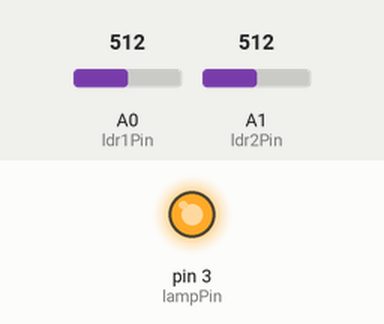
Simulated run of this sketch. Board: Arduino Uno, built with avr-gcc and run on an emulated ATmega328P. On the bench: output pins drawn as LEDs (lit = HIGH). The inputs (shaded band) are chosen by the test bench; at power-on: A0 (ldr1Pin) = 512, A1 (ldr2Pin) = 512. What the sketch prints to the serial monitor is not drawn.

Above: at 2.5 s.
At 6.0 s:
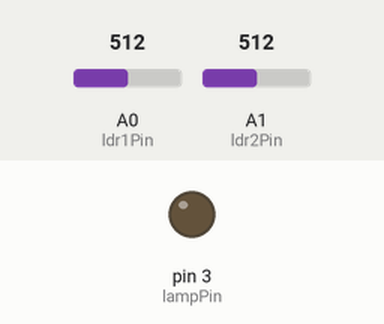
Timing chart, 0 to 10.1 s (numbered marks = the images above):
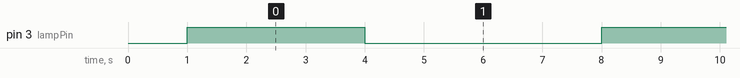

The sketch:

bulb_decided.ino
```cpp
const int lampPin = 3;  // 控制灯泡的数字口（连接 MOSFET gate）
const int ldr1Pin = A0; // LDR1
const int ldr2Pin = A1; // LDR2

void setup() {
  pinMode(lampPin, OUTPUT);
  digitalWrite(lampPin, LOW); // 初始关闭灯泡
  Serial.begin(9600);
  delay(1000);
  Serial.println("开始测试灯泡对LDR的影响...");
}

void loop() {
  // 点亮灯泡
  digitalWrite(lampPin, HIGH);
  delay(1000); // 给灯泡一个稳定时间

  // 读取 LDR 数值
  int ldr1Value = analogRead(ldr1Pin);
  int ldr2Value = analogRead(ldr2Pin);

  // 打印结果
  Serial.print("灯泡 ON | LDR1: ");
  Serial.print(ldr1Value);
  Serial.print(" | LDR2: ");
  Serial.println(ldr2Value);

  delay(2000);

  // 熄灭灯泡
  digitalWrite(lampPin, LOW);
  delay(1000); // 暗环境下读一遍 LDR

  // 再读一次 LDR
  ldr1Value = analogRead(ldr1Pin);
  ldr2Value = analogRead(ldr2Pin);

  Serial.print("灯泡 OFF | LDR1: ");
  Serial.print(ldr1Value);
  Serial.print(" | LDR2: ");
  Serial.println(ldr2Value);

  Serial.println("-----");
  delay(3000); // 3 秒休息再测下一轮
}
```

Measured:
- by itself, pin 3 (lampPin): alternates HIGH for 3.0 s and LOW for 4.0 s
